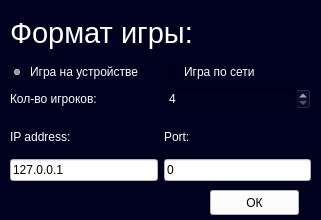
<?xml version="1.0" encoding="UTF-8"?>
<ui version="4.0">
 <class>SettingsWindow</class>
 <widget class="QWidget" name="SettingsWindow">
  <property name="geometry">
   <rect>
    <x>0</x>
    <y>0</y>
    <width>321</width>
    <height>220</height>
   </rect>
  </property>
  <property name="windowTitle">
   <string>Settings</string>
  </property>
  <property name="windowIcon">
   <iconset resource="../../dict.qrc">
    <normaloff>:/resources/icon.png</normaloff>:/resources/icon.png</iconset>
  </property>
  <property name="styleSheet">
   <string notr="true">background-color: rgb(0, 0, 31);</string>
  </property>
  <widget class="QWidget" name="verticalLayoutWidget">
   <property name="geometry">
    <rect>
     <x>10</x>
     <y>10</y>
     <width>301</width>
     <height>100</height>
    </rect>
   </property>
   <layout class="QVBoxLayout" name="verticalLayout">
    <item>
     <widget class="QLabel" name="label">
      <property name="font">
       <font>
        <pointsize>22</pointsize>
       </font>
      </property>
      <property name="styleSheet">
       <string notr="true">color: rgb(255, 255, 255);</string>
      </property>
      <property name="text">
       <string>Формат игры:</string>
      </property>
     </widget>
    </item>
    <item>
     <layout class="QHBoxLayout" name="horizontalLayout">
      <item>
       <widget class="QRadioButton" name="local">
        <property name="styleSheet">
         <string notr="true">color: rgb(255, 255, 255);</string>
        </property>
        <property name="text">
         <string>Игра на устройстве</string>
        </property>
        <property name="checked">
         <bool>true</bool>
        </property>
       </widget>
      </item>
      <item>
       <widget class="QRadioButton" name="network">
        <property name="styleSheet">
         <string notr="true">color: rgb(255, 255, 255);</string>
        </property>
        <property name="text">
         <string>Игра по сети</string>
        </property>
       </widget>
      </item>
     </layout>
    </item>
    <item>
     <layout class="QHBoxLayout" name="horizontalLayout_5">
      <item>
       <widget class="QLabel" name="label_2">
        <property name="styleSheet">
         <string notr="true">color: rgb(255, 255, 255);</string>
        </property>
        <property name="text">
         <string>Кол-во игроков:</string>
        </property>
       </widget>
      </item>
      <item>
       <widget class="QSpinBox" name="number_players">
        <property name="styleSheet">
         <string notr="true">color: rgb(255, 255, 255);</string>
        </property>
        <property name="minimum">
         <number>4</number>
        </property>
        <property name="maximum">
         <number>8</number>
        </property>
       </widget>
      </item>
     </layout>
    </item>
   </layout>
  </widget>
  <widget class="QWidget" name="horizontalWidget" native="true">
   <property name="geometry">
    <rect>
     <x>10</x>
     <y>120</y>
     <width>301</width>
     <height>61</height>
    </rect>
   </property>
   <layout class="QHBoxLayout" name="horizontalLayout_2">
    <item>
     <layout class="QVBoxLayout" name="verticalLayout_2">
      <item>
       <widget class="QLabel" name="label_3">
        <property name="styleSheet">
         <string notr="true">color: rgb(255, 255, 255);</string>
        </property>
        <property name="text">
         <string>IP address:</string>
        </property>
       </widget>
      </item>
      <item>
       <widget class="QLineEdit" name="ipAddress">
        <property name="styleSheet">
         <string notr="true">QLineEdit {
	background-color: rgb(255, 255, 255);
}</string>
        </property>
        <property name="inputMask">
         <string/>
        </property>
        <property name="text">
         <string>127.0.0.1</string>
        </property>
       </widget>
      </item>
     </layout>
    </item>
    <item>
     <layout class="QVBoxLayout" name="verticalLayout_3">
      <item>
       <widget class="QLabel" name="label_4">
        <property name="styleSheet">
         <string notr="true">color: rgb(255, 255, 255);</string>
        </property>
        <property name="text">
         <string>Port:</string>
        </property>
       </widget>
      </item>
      <item>
       <widget class="QLineEdit" name="port">
        <property name="styleSheet">
         <string notr="true">QLineEdit {
	background-color: rgb(255, 255, 255);
}</string>
        </property>
        <property name="inputMask">
         <string/>
        </property>
        <property name="text">
         <string>0</string>
        </property>
       </widget>
      </item>
     </layout>
    </item>
   </layout>
  </widget>
  <widget class="QPushButton" name="accept">
   <property name="geometry">
    <rect>
     <x>210</x>
     <y>190</y>
     <width>89</width>
     <height>25</height>
    </rect>
   </property>
   <property name="styleSheet">
    <string notr="true">background-color: rgb(255, 255, 255);</string>
   </property>
   <property name="text">
    <string>ОК</string>
   </property>
  </widget>
 </widget>
 <resources>
  <include location="../../dict.qrc"/>
 </resources>
 <connections/>
</ui>
